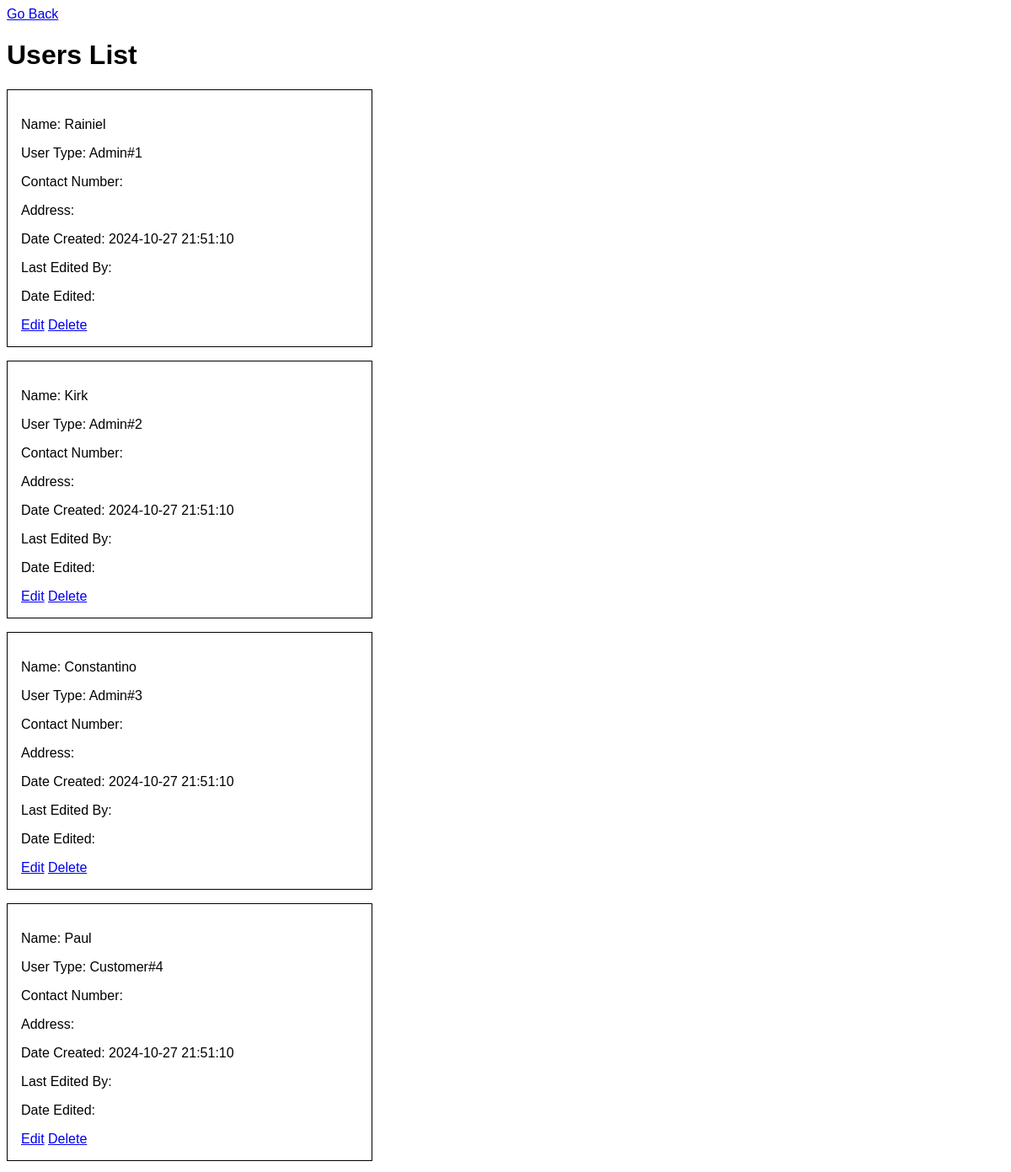
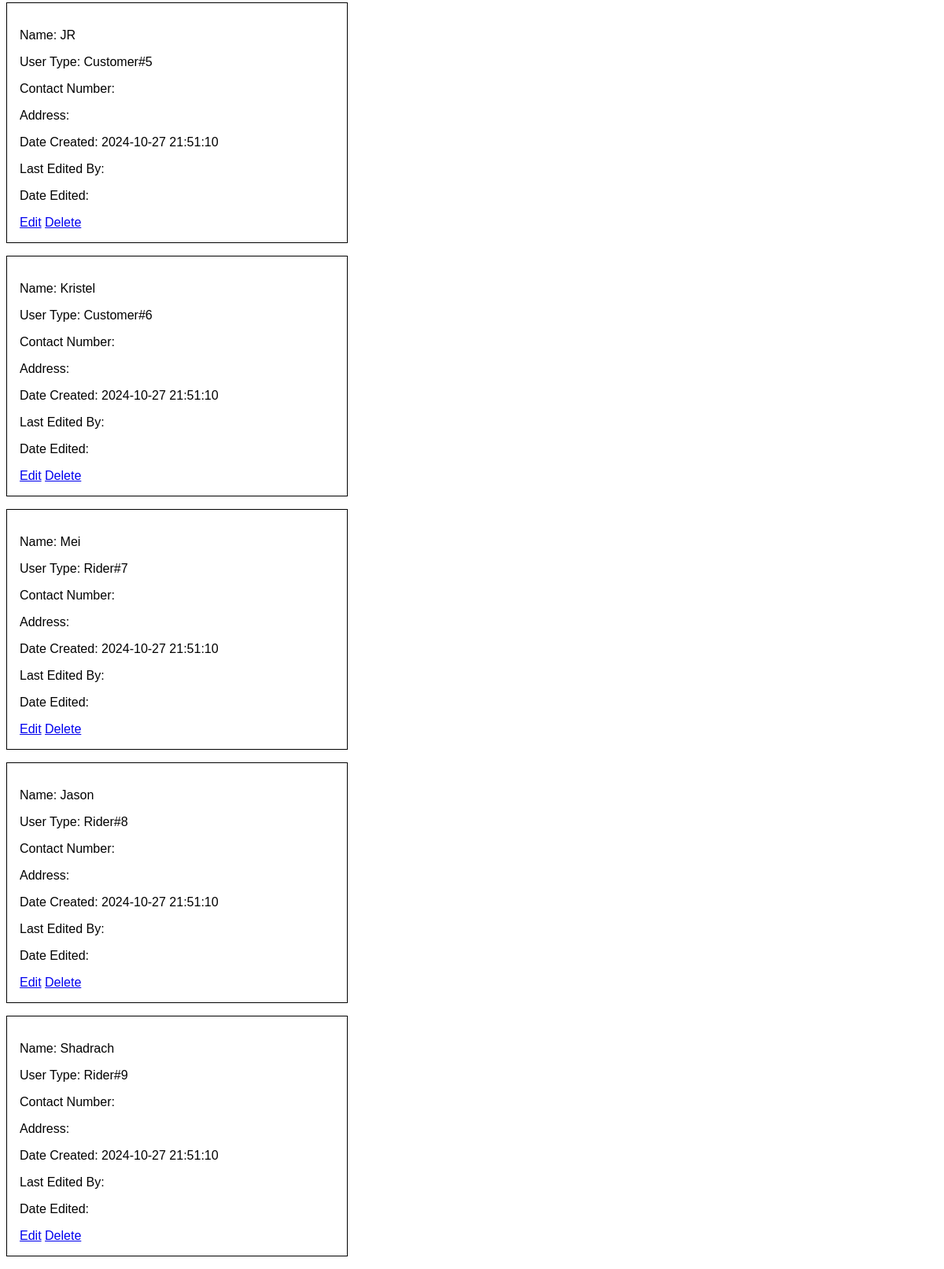
Screenshot of /users/viewUsers.php (signed in) with the database file from the repository (2 pictures, top to bottom).
### tables this page shows
create table users(
  user_id int auto_increment,
  primary key (user_id),
  user_name varchar(255),
  user_password varchar(255),
  user_type varchar(255),
  user_contact varchar(255),
  user_address varchar(255),
  date_created timestamp default current_timestamp,
  edited_by int, foreign key (edited_by) references users(user_id),
  date_edited timestamp null
  );

### core/models.php (called while the page is built, shortened)
<?php
  function getAllUsers($pdo){
    $sql = "SELECT * from users";
    $stmt = $pdo->prepare($sql);
    $execute = $stmt->execute();
    if($execute){
      return $stmt->fetchAll();
    }
  }
?>

### users/viewUsers.php (the view, shortened to what this page needs)
<?php
  require_once '../core/dbConfig.php';
  require_once '../core/models.php';
?>
<!DOCTYPE html>
<html lang="en">
<head>
  <link rel="stylesheet" href="../core/style.css?<?php echo time()?>">
</head>
<body>
  <a href="../index.php">Go Back</a>
  <h1>Users List</h1>
  <?php
    $getAllUsers = getAllUsers($pdo);
    foreach($getAllUsers as $row){?>
      <div class="userDiv">
        <p>Name: <?php echo $row['user_name']?></p>
        <p>User Type: <?php echo $row['user_type']?>#<?php echo $row['user_id']?></p>
        <p>Contact Number: <?php echo $row['user_contact']?></p>
        <p>Address: <?php echo $row['user_address']?></p>
        <p>Date Created: <?php echo $row['date_created']?></p>
        <p>Last Edited By:
        </p>
        <p>Date Edited: <?php echo $row['date_edited']?></p>
        <a href="editUser.php?userID=<?php echo $row['user_id']?>">Edit</a>
        <a href="deleteUser.php?userID=<?php echo $row['user_id']?>">Delete</a>
      </div>
    <?php }?>
</body>
</html>

### core/style.css (style rules this page uses)
* { font-family: Arial, Helvetica, sans-serif; }
.userDiv, .editing-form { padding: 1rem; border: 1px solid; width: 25rem; margin-top: 1rem; margin-bottom: 1rem; }

### rows the page displays
users: user_name "Rainiel", user_type "Admin", user_id "1", date_created "2024-10-27 21:51:10"
users: user_name "Kirk", user_type "Admin", user_id "2", date_created "2024-10-27 21:51:10"
users: user_name "Constantino", user_type "Admin", user_id "3", date_created "2024-10-27 21:51:10"
users: user_name "Paul", user_type "Customer", user_id "4", date_created "2024-10-27 21:51:10"
users: user_name "JR", user_type "Customer", user_id "5", date_created "2024-10-27 21:51:10"
users: user_name "Kristel", user_type "Customer", user_id "6", date_created "2024-10-27 21:51:10"
users: user_name "Mei", user_type "Rider", user_id "7", date_created "2024-10-27 21:51:10"
users: user_name "Jason", user_type "Rider", user_id "8", date_created "2024-10-27 21:51:10"
users: user_name "Shadrach", user_type "Rider", user_id "9", date_created "2024-10-27 21:51:10"
